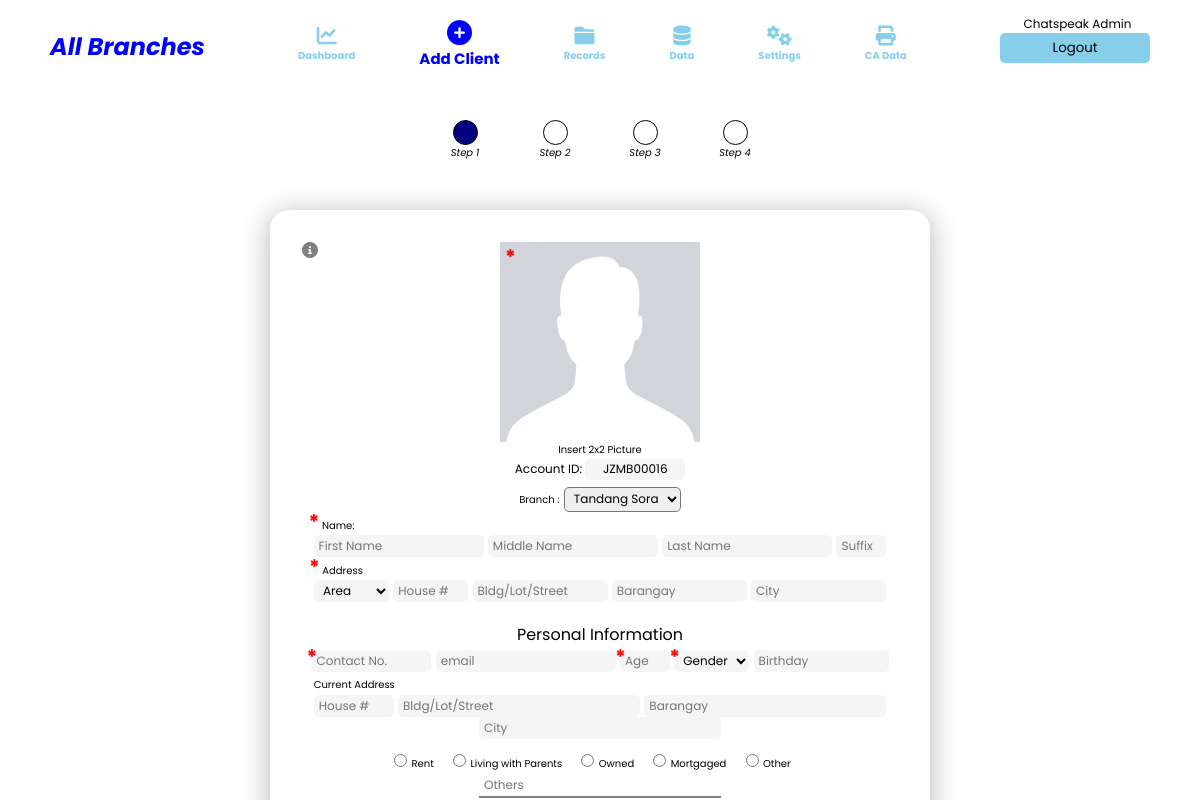
Page /AddClient.php (signed in) on the earlier database version.
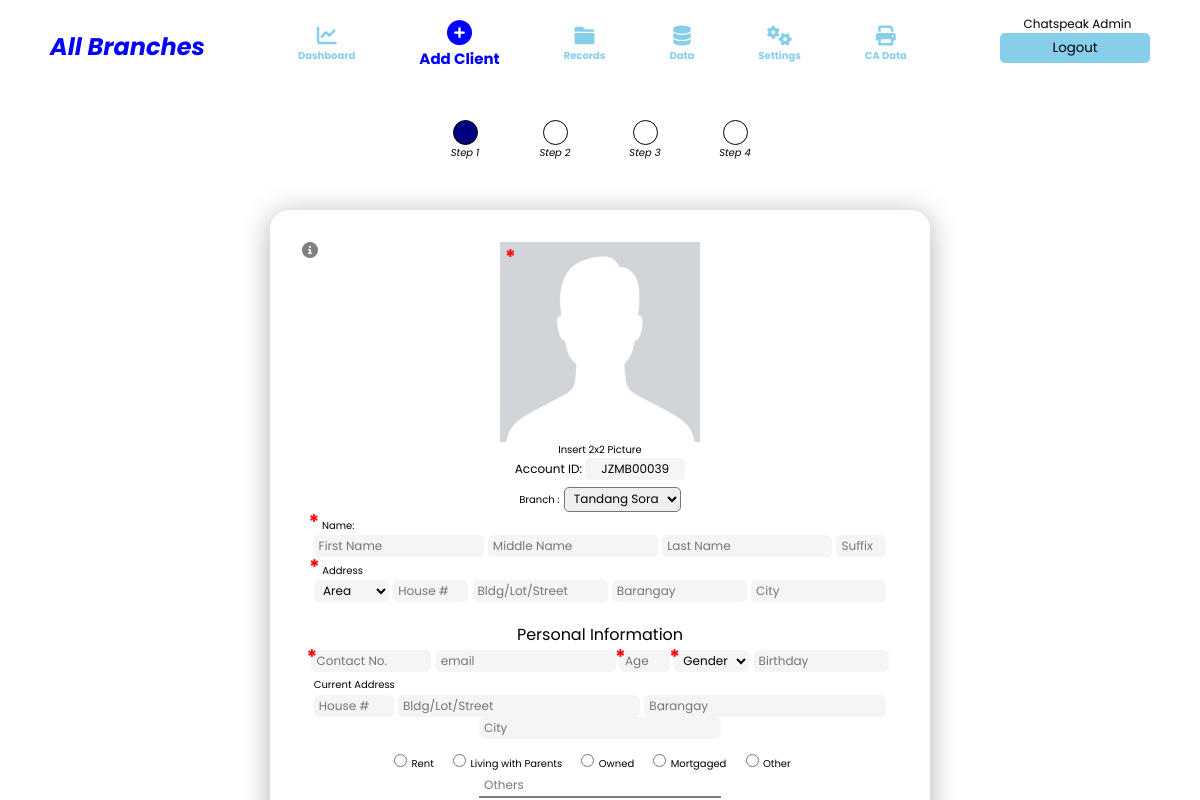
Same page on the later database version.
### tables this page shows
CREATE TABLE `insert_client` (
  `id` int(11) NOT NULL,
  `cbranch` varchar(255) NOT NULL,
  `clientid` varchar(255) NOT NULL,
  `cphoto` text NOT NULL,
  `cfirstname` varchar(255) NOT NULL,
  `cmidname` varchar(255) NOT NULL,
  `clastname` varchar(255) NOT NULL,
  `csuffix` varchar(255) NOT NULL,
  `ccarea` varchar(255) NOT NULL,
  `ccycle` int(11) NOT NULL DEFAULT 1,
  `cchnumber` varchar(255) NOT NULL,
  `ccstreet` varchar(255) NOT NULL,
  `ccbarangay` varchar(255) NOT NULL,
  `cccity` varchar(255) NOT NULL,
  `ccontact` varchar(255) NOT NULL,
  `cemail` varchar(255) NOT NULL,
  `cage` varchar(255) NOT NULL,
  `cgender` varchar(255) NOT NULL,
  `cbirthday` date NOT NULL,
  `chnumber` varchar(255) NOT NULL,
  `cstreet` varchar(255) NOT NULL,
  `cbarangay` varchar(255) NOT NULL,
  `ccity` varchar(255) NOT NULL,
  `chome` varchar(255) NOT NULL,
  `cother` varchar(255) NOT NULL,
  `cnationality` varchar(255) NOT NULL,
  `ccivilstatus` varchar(255) NOT NULL,
  `cspouse` varchar(255) NOT NULL,
  `cchildren` varchar(255) NOT NULL,
  `ccomaker` varchar(255) NOT NULL,
  `cccontact` varchar(255) NOT NULL,
  `ccreditanalyst` varchar(255) NOT NULL,
  `cloanrequest` int(11) NOT NULL DEFAULT 0,
  `cloanamount` int(11) NOT NULL DEFAULT 0,
  `cloanstatus` varchar(255) NOT NULL DEFAULT 'Pending',
  `camountpaid` int(11) NOT NULL DEFAULT 0,
  `cadvance` int(11) DEFAULT 0,
  `csecdep` int(11) NOT NULL,
  `paydate` datetime DEFAULT current_timestamp(),
  `cbalance` int(11) NOT NULL DEFAULT 0,
  `coverdue` int(11) NOT NULL DEFAULT 0,
  `cinterest` int(11) NOT NULL,
  `clisteddate` datetime NOT NULL DEFAULT current_timestamp(),
  `creleaseddate` datetime DEFAULT NULL,
  `cmaturitydate` datetime DEFAULT NULL
);

### AddClient.php (the view, shortened to what the changed rows need)
<?php
    include_once 'header.php';
?>
            <section id="Add" class="navContent">
               <div class="addClient">
                    <form id="addClientForm" action="ClientAddDatabase.php" method="POST" enctype="multipart/form-data">
                        <div class="addSetup">
                            <div class="addFirst"  id="addFirst">
                                <div id="clientForm1" class="clientForm1">
                                    <div class="clientNo">
                                        <?php
                                            $q = "SELECT * FROM insert_client order by id desc limit 1";
                                            $qq = mysqli_query($connection,$q);
                                            $JZ = "JZMB";
                                            if(mysqli_num_rows($qq)> 0){
                                                while($row = mysqli_fetch_assoc($qq)){
                                                $ID = $row['id'];
                                                $numID = str_pad($ID+1, 5, '0', STR_PAD_LEFT);
                                                $formatID = $JZ.$numID;
                                                }
                                            }else{
                                                    $formatID = $JZ."00001";
                                                }
                                        ?>
                                        <p>Account ID: <input id="randAccNo" name="AccountID" type="text" value="<?php echo $formatID ?>" disabled></p>
                                    </div>
                                </div>
                            </div>
                        </div>
                    </form>
                </div>
            </section>

Differences in the rows shown:
no longer on this page (row edited): insert_client: AccountID "JZMB00016"
added insert_client: AccountID "JZMB00039"
